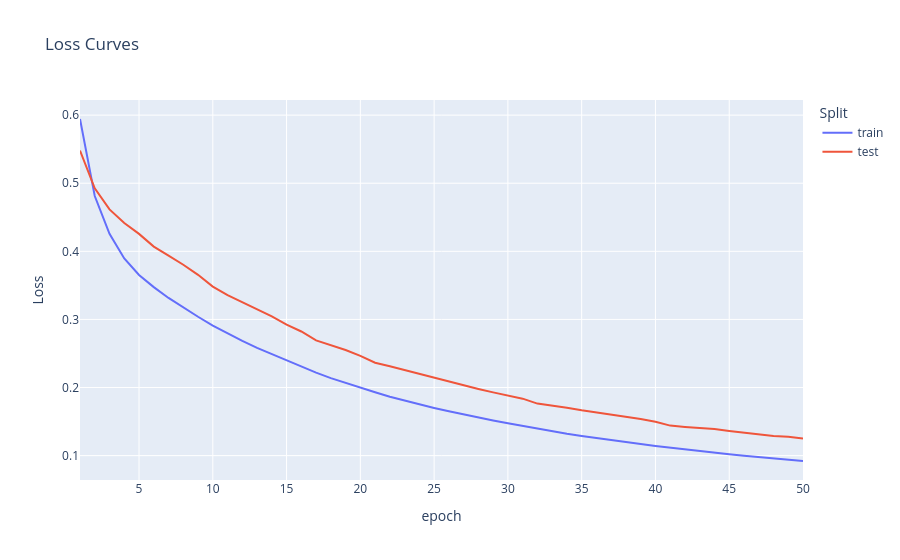
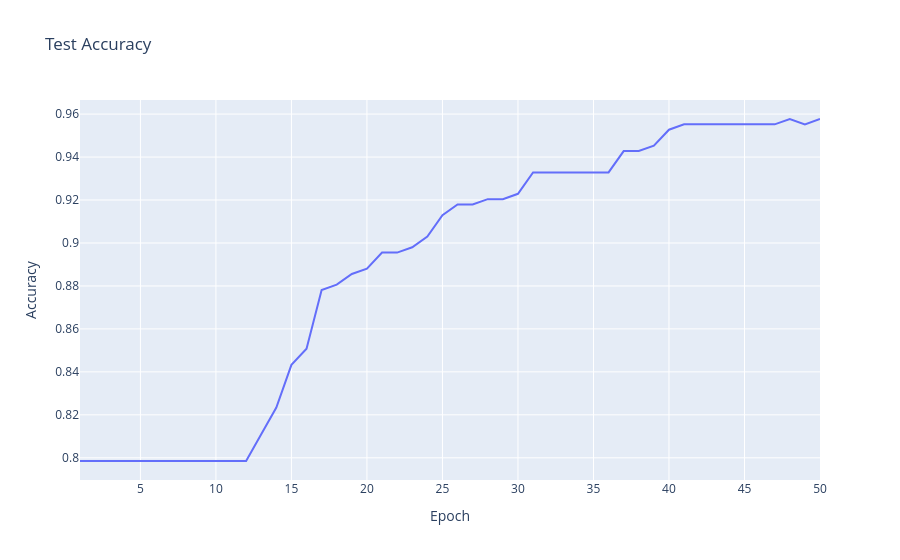

The cell these charts' notebook holds for them, in order:
### Code cell
# Plot training curves
fig = px.line(
    pd.DataFrame({'train': train_losses, 'test': test_losses, 'epoch': range(1, num_epochs+1)}),
    x='epoch', y=['train', 'test'],
    title='Loss Curves',
    labels={'value': 'Loss', 'variable': 'Split'}
)
fig.show()

fig2 = px.line(x=range(1, num_epochs+1), y=test_accs, title='Test Accuracy', labels={'x': 'Epoch', 'y': 'Accuracy'})
fig2.show()

### Figure 1 — Plotly figure (JSON) as saved in the notebook; plotly's stock layout.template omitted (floating-point values rounded to 4 significant figures)
{"data": [{"hovertemplate": "Split=train<br>epoch=%{x}<br>Loss=%{y}<extra></extra>", "legendgroup": "train", "line": {"color": "#636efa", "dash": "solid"}, "marker": {"symbol": "circle"}, "mode": "lines", "name": "train", "orientation": "v", "showlegend": true, "type": "scatter", "x": [1, 2, 3, 4, 5, 6, 7, 8, 9, 10, 11, 12, 13, 14, 15, 16, 17, 18, 19, 20, 21, 22, 23, 24, 25, 26, 27, 28, 29, 30, 31, 32, 33, 34, 35, 36, 37, 38, 39, 40, 41, 42, 43, 44, 45, 46, 47, 48, 49, 50], "xaxis": "x", "y": [0.5943, 0.4812, 0.4256, 0.3895, 0.3653, 0.3475, 0.3316, 0.3171, 0.3039, 0.2908, 0.2795, 0.2684, 0.2581, 0.2488, 0.2397, 0.2306, 0.2218, 0.2138, 0.2066, 0.1998, 0.193, 0.1864, 0.1806, 0.1752, 0.17, 0.165, 0.1603, 0.1558, 0.1515, 0.1474, 0.1434, 0.1398, 0.1356, 0.1321, 0.1289, 0.1257, 0.1227, 0.1198, 0.117, 0.1143, 0.1117, 0.1093, 0.1066, 0.1043, 0.1021, 0.09996, 0.09787, 0.09592, 0.09388, 0.09211], "yaxis": "y"}, {"hovertemplate": "Split=test<br>epoch=%{x}<br>Loss=%{y}<extra></extra>", "legendgroup": "test", "line": {"color": "#EF553B", "dash": "solid"}, "marker": {"symbol": "circle"}, "mode": "lines", "name": "test", "orientation": "v", "showlegend": true, "type": "scatter", "x": [1, 2, 3, 4, 5, 6, 7, 8, 9, 10, 11, 12, 13, 14, 15, 16, 17, 18, 19, 20, 21, 22, 23, 24, 25, 26, 27, 28, 29, 30, 31, 32, 33, 34, 35, 36, 37, 38, 39, 40, 41, 42, 43, 44, 45, 46, 47, 48, 49, 50], "xaxis": "x", "y": [0.5481, 0.4925, 0.4616, 0.4415, 0.4256, 0.4069, 0.3937, 0.3803, 0.3655, 0.3482, 0.3358, 0.325, 0.3144, 0.3046, 0.2924, 0.2823, 0.2692, 0.2619, 0.255, 0.2465, 0.2364, 0.2313, 0.2257, 0.2192, 0.2136, 0.2083, 0.2033, 0.1979, 0.1929, 0.1885, 0.1836, 0.1764, 0.1735, 0.1703, 0.1665, 0.1636, 0.1602, 0.1572, 0.1537, 0.1498, 0.1441, 0.1422, 0.1407, 0.1391, 0.1363, 0.1335, 0.1314, 0.1288, 0.1278, 0.1251], "yaxis": "y"}], "layout": {"legend": {"title": {"text": "Split"}, "tracegroupgap": 0}, "title": {"text": "Loss Curves"}, "xaxis": {"anchor": "y", "domain": [0, 1], "title": {"text": "epoch"}}, "yaxis": {"anchor": "x", "domain": [0, 1], "title": {"text": "Loss"}}}}

### Figure 2 — Plotly figure (JSON) as saved in the notebook; plotly's stock layout.template omitted (floating-point values rounded to 4 significant figures)
{"data": [{"hovertemplate": "Epoch=%{x}<br>Accuracy=%{y}<extra></extra>", "legendgroup": "", "line": {"color": "#636efa", "dash": "solid"}, "marker": {"symbol": "circle"}, "mode": "lines", "name": "", "orientation": "v", "showlegend": false, "type": "scatter", "x": [1, 2, 3, 4, 5, 6, 7, 8, 9, 10, 11, 12, 13, 14, 15, 16, 17, 18, 19, 20, 21, 22, 23, 24, 25, 26, 27, 28, 29, 30, 31, 32, 33, 34, 35, 36, 37, 38, 39, 40, 41, 42, 43, 44, 45, 46, 47, 48, 49, 50], "xaxis": "x", "y": [0.7985, 0.7985, 0.7985, 0.7985, 0.7985, 0.7985, 0.7985, 0.7985, 0.7985, 0.7985, 0.7985, 0.7985, 0.8109, 0.8234, 0.8433, 0.8507, 0.8781, 0.8806, 0.8856, 0.8881, 0.8955, 0.8955, 0.898, 0.903, 0.9129, 0.9179, 0.9179, 0.9204, 0.9204, 0.9229, 0.9328, 0.9328, 0.9328, 0.9328, 0.9328, 0.9328, 0.9428, 0.9428, 0.9453, 0.9527, 0.9552, 0.9552, 0.9552, 0.9552, 0.9552, 0.9552, 0.9552, 0.9577, 0.9552, 0.9577], "yaxis": "y"}], "layout": {"legend": {"tracegroupgap": 0}, "title": {"text": "Test Accuracy"}, "xaxis": {"anchor": "y", "domain": [0, 1], "title": {"text": "Epoch"}}, "yaxis": {"anchor": "x", "domain": [0, 1], "title": {"text": "Accuracy"}}}}
